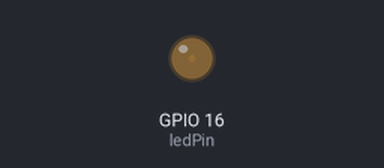
Simulated run of this program. Board: ESP32. Parts: output pins drawn as LEDs (lit = HIGH). What the program prints to the serial monitor is not drawn.

Above: at 0.05 s.
At 1.75 s:
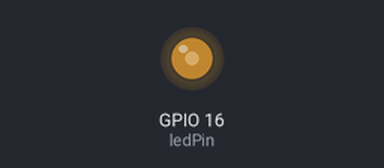
At 3.5 s:
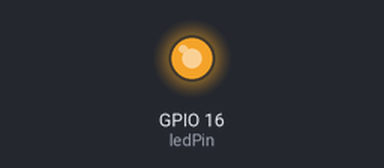
At 6.95 s:
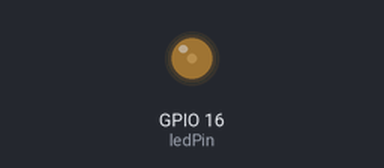
Timing chart, 0 to 10.0 s (numbered marks = the images above):
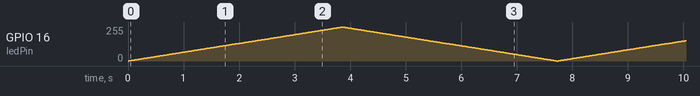

The program:

main.cpp
```cpp
#include "Arduino.h"

const int ledPin = 16;//将pwm引脚赋给16号引脚

const int freq = 5000;//定义频率
const int ledChannel = 0;//定义通道号，取值0 ~ 15
const int resolution = 8;//定义计数位数，取值0 ~ 20

void setup(){
  Serial.begin(115200);
  ledcSetup(ledChannel, freq, resolution);//pwm初始化函数
  ledcAttachPin(ledPin, ledChannel);//将 LEDC 通道绑定到指定 IO 口上以实现输出
}

void loop(){
  for(int dutyCycle = 0; dutyCycle <= 255; dutyCycle++){
    ledcWrite(ledChannel, dutyCycle);//指定通道输出一定占空比波形
    Serial.println("dutyCycle++ ");
    delay(15);
  }
  for(int dutyCycle = 255; dutyCycle >= 0; dutyCycle--){
    ledcWrite(ledChannel, dutyCycle);
    Serial.println("dutyCycle-- ");
    delay(15);
  }
}
```
